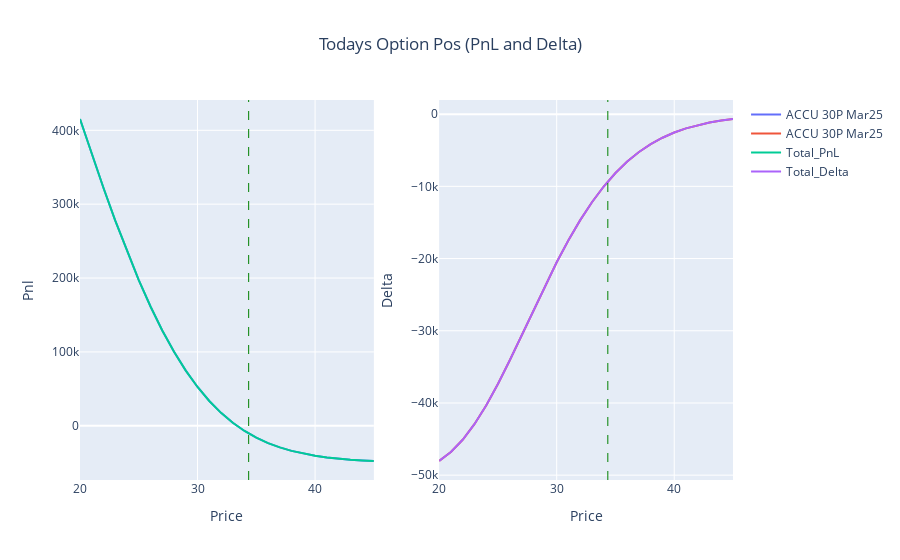

The cell this chart's notebook holds for it:
### Code cell
pnl_delta_plot(post_sep)

### Figure 1 — Plotly figure (JSON) as saved in the notebook; plotly's stock layout.template omitted (floating-point values rounded to 4 significant figures)
{"data": [{"name": "ACCU 30P Mar25", "type": "scatter", "x": [20, 21, 22, 23, 24, 25, 26, 27, 28, 29, 30, 31, 32, 33, 34, 35, 36, 37, 38, 39, 40, 41, 42, 43, 44, 45], "xaxis": "x", "y": [415300.0, 367900.0, 321900.0, 277800.0, 236100.0, 197300.0, 161500.0, 129100.0, 100100.0, 74640.0, 52500.0, 33540.0, 17490.0, 4080.0, -7004.0, -16070.0, -23410.0, -29290.0, -33970.0, -37660.0, -40560.0, -42800.0, -44540.0, -45880.0, -46890.0, -47670.0], "yaxis": "y"}, {"name": "ACCU 30P Mar25", "type": "scatter", "x": [20, 21, 22, 23, 24, 25, 26, 27, 28, 29, 30, 31, 32, 33, 34, 35, 36, 37, 38, 39, 40, 41, 42, 43, 44, 45], "xaxis": "x2", "y": [-48040.0, -46790.0, -45100.0, -42940.0, -40340.0, -37370.0, -34120.0, -30690.0, -27210.0, -23790.0, -20510.0, -17460.0, -14680.0, -12200.0, -10020.0, -8153.0, -6568.0, -5244.0, -4153.0, -3263.0, -2546.0, -1973.0, -1519.0, -1164.0, -886.7, -672.3], "yaxis": "y2"}, {"mode": "lines", "name": "Total_PnL", "type": "scatter", "x": [20, 21, 22, 23, 24, 25, 26, 27, 28, 29, 30, 31, 32, 33, 34, 35, 36, 37, 38, 39, 40, 41, 42, 43, 44, 45], "xaxis": "x", "y": [415300.0, 367900.0, 321900.0, 277800.0, 236100.0, 197300.0, 161500.0, 129100.0, 100100.0, 74640.0, 52500.0, 33540.0, 17490.0, 4080.0, -7004.0, -16070.0, -23410.0, -29290.0, -33970.0, -37660.0, -40560.0, -42800.0, -44540.0, -45880.0, -46890.0, -47670.0], "yaxis": "y"}, {"mode": "lines", "name": "Total_Delta", "type": "scatter", "x": [20, 21, 22, 23, 24, 25, 26, 27, 28, 29, 30, 31, 32, 33, 34, 35, 36, 37, 38, 39, 40, 41, 42, 43, 44, 45], "xaxis": "x2", "y": [-48040.0, -46790.0, -45100.0, -42940.0, -40340.0, -37370.0, -34120.0, -30690.0, -27210.0, -23790.0, -20510.0, -17460.0, -14680.0, -12200.0, -10020.0, -8153.0, -6568.0, -5244.0, -4153.0, -3263.0, -2546.0, -1973.0, -1519.0, -1164.0, -886.7, -672.3], "yaxis": "y2"}], "layout": {"barmode": "stack", "shapes": [{"line": {"color": "green", "dash": "dash", "width": 1}, "type": "line", "x0": 34.35, "x1": 34.35, "xref": "x", "y0": 0, "y1": 1, "yref": "y domain"}, {"line": {"color": "green", "dash": "dash", "width": 1}, "type": "line", "x0": 34.35, "x1": 34.35, "xref": "x2", "y0": 0, "y1": 1, "yref": "y2 domain"}], "title": {"text": "Todays Option Pos (PnL and Delta)", "x": 0.5, "xanchor": "center"}, "xaxis": {"anchor": "y", "domain": [0, 0.45], "title": {"text": "Price"}}, "xaxis2": {"anchor": "y2", "domain": [0.55, 1], "title": {"text": "Price"}}, "yaxis": {"anchor": "x", "domain": [0, 1], "title": {"text": "Pnl"}}, "yaxis2": {"anchor": "x2", "domain": [0, 1], "title": {"text": "Delta"}}}}
